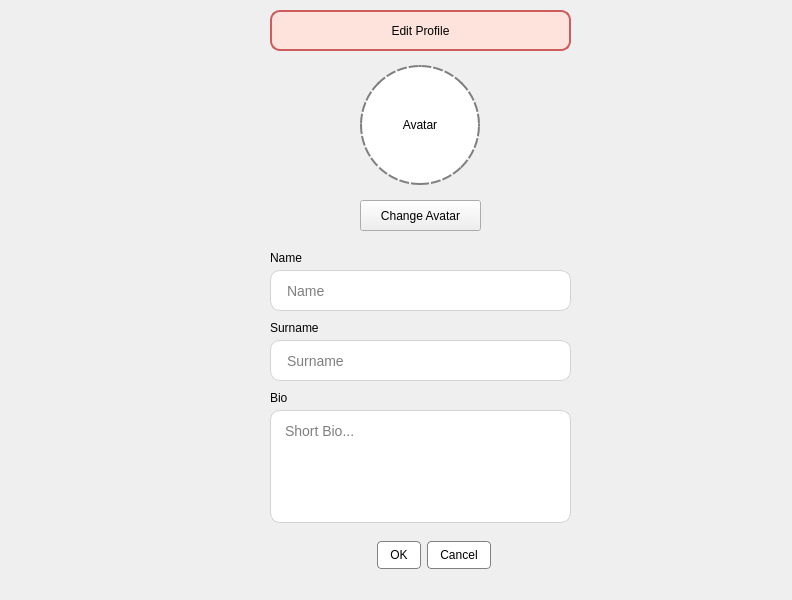
<?xml version="1.0" encoding="UTF-8"?>
<ui version="4.0">
 <class>EditProfileWindow</class>
 <widget class="QDialog" name="EditProfileWindow">
  <property name="geometry">
   <rect>
    <x>0</x>
    <y>0</y>
    <width>792</width>
    <height>600</height>
   </rect>
  </property>
  <property name="windowTitle">
   <string>Dialog</string>
  </property>
  <widget class="QDialogButtonBox" name="buttonBox">
   <property name="geometry">
    <rect>
     <x>300</x>
     <y>530</y>
     <width>191</width>
     <height>51</height>
    </rect>
   </property>
   <property name="styleSheet">
    <string notr="true">QPushButton {
    background-color: white;
    padding: 6px 12px;
    border: 1px solid gray;
    border-radius: 4px;
}
QPushButton:hover {
    background-color: #dddddd;
}
QPushButton:pressed {
    background-color: #cccccc;
}
</string>
   </property>
   <property name="orientation">
    <enum>Qt::Orientation::Horizontal</enum>
   </property>
   <property name="standardButtons">
    <set>QDialogButtonBox::StandardButton::Cancel|QDialogButtonBox::StandardButton::Ok</set>
   </property>
  </widget>
  <widget class="QLabel" name="Title">
   <property name="geometry">
    <rect>
     <x>270</x>
     <y>10</y>
     <width>301</width>
     <height>41</height>
    </rect>
   </property>
   <property name="styleSheet">
    <string notr="true">QLabel{
	background-color: rgb(254, 227, 220);
	font: 20pt &quot;Source Code Pro&quot;;
	border: 2px solid indianred;
    border-radius: 10px;
    padding: 8px 10px;
}</string>
   </property>
   <property name="text">
    <string>Edit Profile</string>
   </property>
   <property name="alignment">
    <set>Qt::AlignmentFlag::AlignCenter</set>
   </property>
  </widget>
  <widget class="QLineEdit" name="lineEditSurname">
   <property name="geometry">
    <rect>
     <x>270</x>
     <y>340</y>
     <width>301</width>
     <height>41</height>
    </rect>
   </property>
   <property name="styleSheet">
    <string notr="true">QLineEdit {
    background-color: white;
    border: 1px solid lightgray;
    border-radius: 10px;
    padding: 8px 14px;
    font-size: 14px;
}
</string>
   </property>
   <property name="placeholderText">
    <string>Surname</string>
   </property>
  </widget>
  <widget class="QTextEdit" name="textEditBio">
   <property name="geometry">
    <rect>
     <x>270</x>
     <y>410</y>
     <width>301</width>
     <height>113</height>
    </rect>
   </property>
   <property name="sizePolicy">
    <sizepolicy hsizetype="Expanding" vsizetype="Fixed">
     <horstretch>0</horstretch>
     <verstretch>0</verstretch>
    </sizepolicy>
   </property>
   <property name="styleSheet">
    <string notr="true">QTextEdit {
    background-color: white;
    border: 1px solid lightgray;
    border-radius: 10px;
    padding: 8px 10px;
    font-size: 14px;
}
</string>
   </property>
   <property name="placeholderText">
    <string>Short Bio...</string>
   </property>
  </widget>
  <widget class="QPushButton" name="buttonChooseAvatar">
   <property name="geometry">
    <rect>
     <x>360</x>
     <y>200</y>
     <width>121</width>
     <height>31</height>
    </rect>
   </property>
   <property name="text">
    <string>Change Avatar</string>
   </property>
  </widget>
  <widget class="QLineEdit" name="lineEditName">
   <property name="geometry">
    <rect>
     <x>270</x>
     <y>270</y>
     <width>301</width>
     <height>41</height>
    </rect>
   </property>
   <property name="styleSheet">
    <string notr="true">QLineEdit {
    background-color: white;
    border: 1px solid lightgray;
    border-radius: 10px;
    padding: 8px 14px;
    font-size: 14px;
}
</string>
   </property>
   <property name="placeholderText">
    <string>Name</string>
   </property>
  </widget>
  <widget class="QLabel" name="labelAvatar">
   <property name="geometry">
    <rect>
     <x>360</x>
     <y>65</y>
     <width>120</width>
     <height>120</height>
    </rect>
   </property>
   <property name="minimumSize">
    <size>
     <width>120</width>
     <height>120</height>
    </size>
   </property>
   <property name="maximumSize">
    <size>
     <width>120</width>
     <height>120</height>
    </size>
   </property>
   <property name="styleSheet">
    <string notr="true">border-radius: 60px;
border: 2px dashed gray;
background-color: #ffffff;
</string>
   </property>
   <property name="text">
    <string>Avatar</string>
   </property>
   <property name="alignment">
    <set>Qt::AlignmentFlag::AlignCenter</set>
   </property>
  </widget>
  <widget class="QLabel" name="Name">
   <property name="geometry">
    <rect>
     <x>270</x>
     <y>250</y>
     <width>49</width>
     <height>16</height>
    </rect>
   </property>
   <property name="text">
    <string>Name</string>
   </property>
  </widget>
  <widget class="QLabel" name="Surname">
   <property name="geometry">
    <rect>
     <x>270</x>
     <y>320</y>
     <width>49</width>
     <height>16</height>
    </rect>
   </property>
   <property name="text">
    <string>Surname</string>
   </property>
  </widget>
  <widget class="QLabel" name="Bio">
   <property name="geometry">
    <rect>
     <x>270</x>
     <y>390</y>
     <width>49</width>
     <height>16</height>
    </rect>
   </property>
   <property name="text">
    <string>Bio</string>
   </property>
  </widget>
 </widget>
 <resources/>
 <connections>
  <connection>
   <sender>buttonBox</sender>
   <signal>accepted()</signal>
   <receiver>EditProfileWindow</receiver>
   <slot>accept()</slot>
   <hints>
    <hint type="sourcelabel">
     <x>248</x>
     <y>254</y>
    </hint>
    <hint type="destinationlabel">
     <x>157</x>
     <y>274</y>
    </hint>
   </hints>
  </connection>
  <connection>
   <sender>buttonBox</sender>
   <signal>rejected()</signal>
   <receiver>EditProfileWindow</receiver>
   <slot>reject()</slot>
   <hints>
    <hint type="sourcelabel">
     <x>316</x>
     <y>260</y>
    </hint>
    <hint type="destinationlabel">
     <x>286</x>
     <y>274</y>
    </hint>
   </hints>
  </connection>
 </connections>
</ui>
